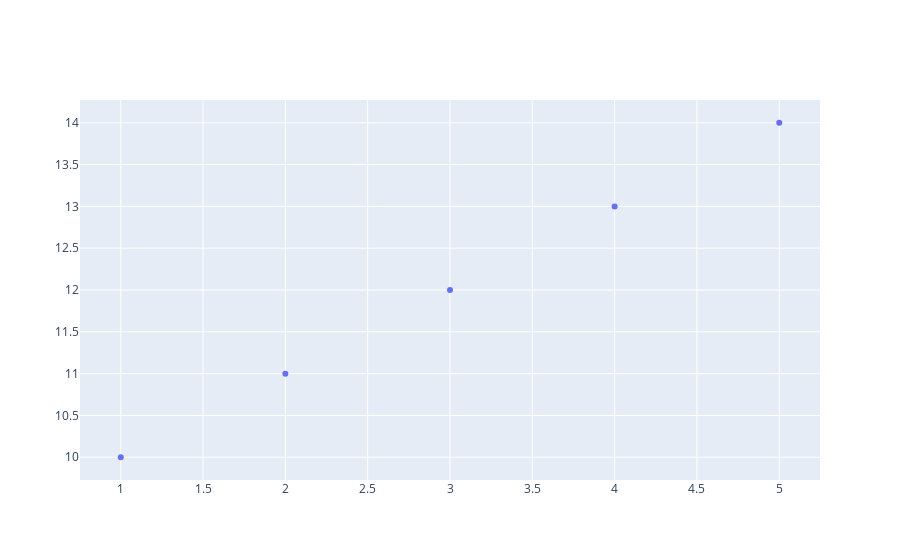

Notebook code cell kept with this figure:
### Code cell
fig.add_trace(mi_trazado)

### Figure 1 — Plotly figure (JSON) as saved in the notebook; plotly's stock layout.template omitted (floating-point values rounded to 4 significant figures)
{"data": [{"mode": "markers", "type": "scatter", "x": [1, 2, 3, 4, 5], "y": [10, 11, 12, 13, 14]}], "layout": {}}
